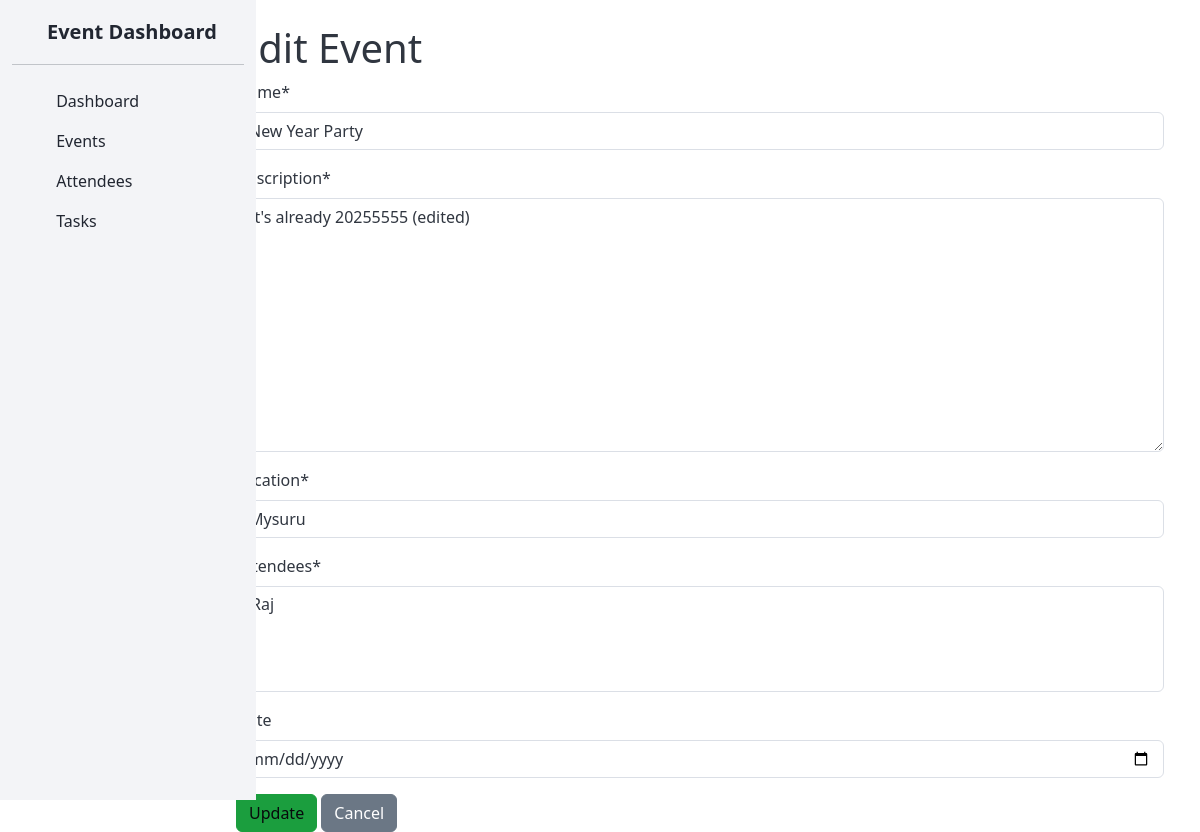
Page /events/1/edit/ on the earlier database version.
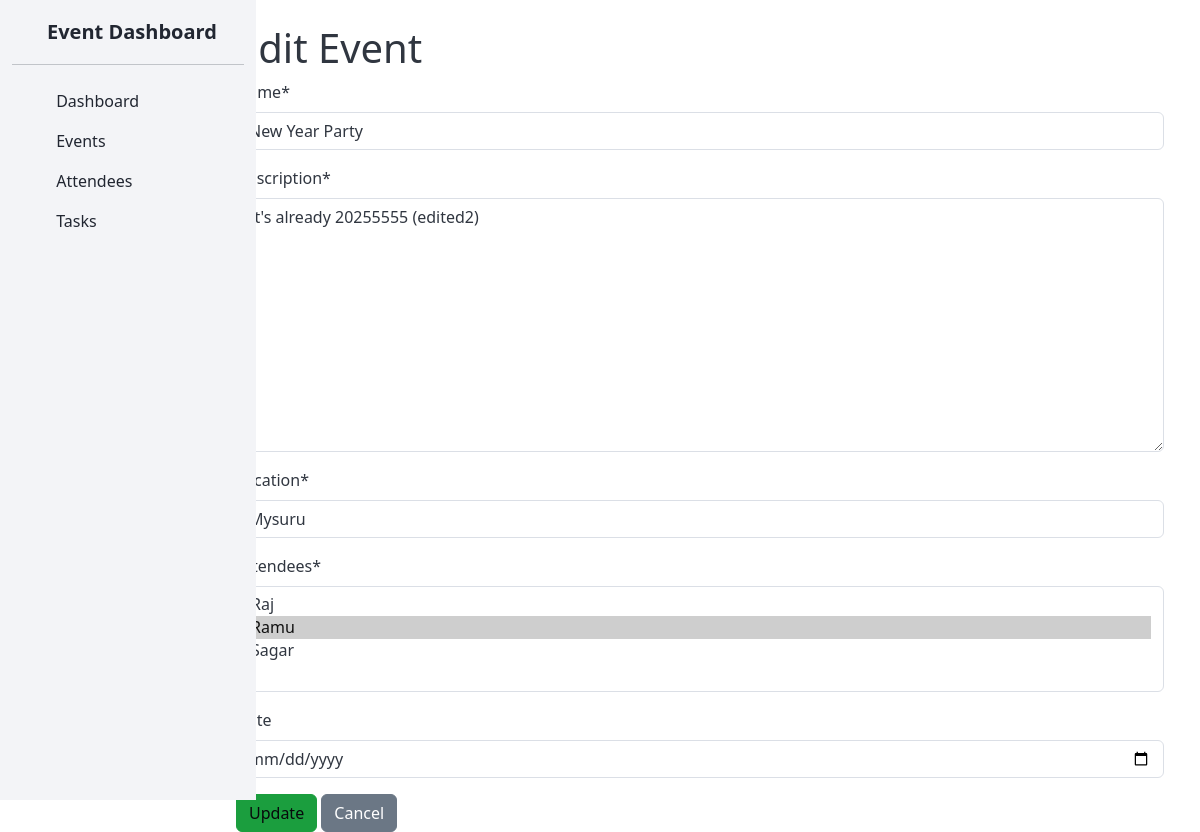
Same page on the later database version.
### events/models.py (models this page shows, shortened)
class Event(models.Model):
    name = models.CharField(max_length=200)
    description = models.TextField()
    location = models.CharField(max_length=200)
    date = models.DateTimeField()
    attendees = models.ManyToManyField('Attendee', related_name='events', blank=False)

class Attendee(models.Model):
    name = models.CharField(max_length=100)
    email = models.EmailField(unique=True)
    event = models.ForeignKey(Event, on_delete=models.CASCADE, related_name='event_attendees')
    def __str__(self):
        return self.name

### events/views.py (the view)
# urls.py: path('events/<int:pk>/edit/', views.event_create_edit, name='event_update'),
def event_create_edit(request, pk=None):
    if pk:
        event = get_object_or_404(Event, pk=pk)
        form_title = 'Edit Event'
    else:
        event = None
        form_title = 'Create Event'
    if request.method == 'POST':
        form = EventForm(request.POST, instance=event)
        if form.is_valid():
            form.save()
            print("Form is valid and saved.")
            return redirect('event_list')
        else:
            print("Form is not valid.")
    else:
        form = EventForm(instance=event)
    form.helper = FormHelper()
    form.helper.form_method = 'POST'
    form.helper.add_input(Submit('submit', 'Save'))
    return render(request, 'events/form.html', {
        'form': form,
        'form_title': form_title
    })

### events/forms.py
class EventForm(forms.ModelForm):
    class Meta:
        model = Event
        fields = ['name', 'description', 'location', 'attendees']

### events/templates/events/form.html (shortened to what this page needs)
{% extends 'events/navbar.html' %}
{% load crispy_forms_tags %}
{% block content %}
<div class="container mt-4">
    <h1>{{ form_title }}</h1>
    <form method="POST" class="needs-validation" novalidate>
        {{ form|crispy }}
        <div class="mb-3">
            <label for="id_date" class="form-label">Date</label>
            <input type="date" id="id_date" name="date" class="form-control" value="{{ form.date.value }}">
        </div>
        <button type="submit" class="btn btn-success">
            {% if form.instance.pk %}
                Update
            {% else %}
                Create
            {% endif %}
        </button>
        <a href="{% url 'event_list' %}" class="btn btn-secondary">Cancel</a>
    </form>
</div>
{% endblock %}

Differences in the rows shown:
changed Event "Mysuru": description "It's already 20255555 (edited)" → "It's already 20255555 (edited2)"
Other differences:
form field attendees: "Raj" → "Raj / Ramu ☑ / Sagar"
